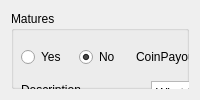
              <widget class="QWidget" name="tab_7">
               <attribute name="title">
                <string>Mature Investment</string>
               </attribute>
               <layout class="QGridLayout" name="gridLayout_16">
                <item row="0" column="0">
                 <widget class="QGroupBox" name="groupBox">
                  <property name="title">
                   <string>Matures</string>
                  </property>
                  <widget class="QPlainTextEdit" name="maturedescription">
                   <property name="geometry">
                    <rect>
                     <x>140</x>
                     <y>70</y>
                     <width>771</width>
                     <height>141</height>
                    </rect>
                   </property>
                   <property name="sizePolicy">
                    <sizepolicy hsizetype="Fixed" vsizetype="Fixed">
                     <horstretch>0</horstretch>
                     <verstretch>0</verstretch>
                    </sizepolicy>
                   </property>
                   <property name="plainText">
                    <string>What the investment will be based on</string>
                   </property>
                  </widget>
                  <widget class="QLabel" name="label_18">
                   <property name="geometry">
                    <rect>
                     <x>10</x>
                     <y>70</y>
                     <width>70</width>
                     <height>18</height>
                    </rect>
                   </property>
                   <property name="text">
                    <string>Description</string>
                   </property>
                  </widget>
                  <widget class="QWidget" name="layoutWidget">
                   <property name="geometry">
                    <rect>
                     <x>10</x>
                     <y>30</y>
                     <width>519</width>
                     <height>32</height>
                    </rect>
                   </property>
                   <layout class="QHBoxLayout" name="horizontalLayout">
                    <item>
                     <layout class="QHBoxLayout" name="horizontalLayout_2">
                      <item>
                       <widget class="QRadioButton" name="matureradio_yes">
                        <property name="text">
                         <string>Yes</string>
                        </property>
                       </widget>
                      </item>
                      <item>
                       <widget class="QRadioButton" name="matureradio_no">
                        <property name="text">
                         <string>No</string>
                        </property>
                        <property name="checked">
                         <bool>true</bool>
                        </property>
                       </widget>
                      </item>
                     </layout>
                    </item>
                    <item>
                     <widget class="QLabel" name="label_9">
                      <property name="text">
                       <string>CoinPayout </string>
                      </property>
                     </widget>
                    </item>
                    <item>
                     <widget class="QDoubleSpinBox" name="coinpayout">
                      <property name="value">
                       <double>1.000000000000000</double>
                      </property>
                     </widget>
                    </item>
                    <item>
                     <widget class="QLabel" name="label_20">
                      <property name="text">
                       <string>Investment Multiplier: 2 is double</string>
                      </property>
                     </widget>
                    </item>
                   </layout>
                  </widget>
                  <widget class="QWidget" name="layoutWidget">
                   <property name="geometry">
                    <rect>
                     <x>490</x>
                     <y>30</y>
                     <width>459</width>
                     <height>38</height>
                    </rect>
                   </property>
                   <layout class="QHBoxLayout" name="horizontalLayout_3">
                    <item>
                     <widget class="QLabel" name="label_10">
                      <property name="text">
                       <string>MaturingDate</string>
                      </property>
                     </widget>
                    </item>
                    <item>
                     <widget class="QSpinBox" name="matureday">
                      <property name="minimum">
                       <number>1</number>
                      </property>
                     </widget>
                    </item>
                    <item>
                     <widget class="QComboBox" name="maturemonth">
                      <item>
                       <property name="text">
                        <string>Jan</string>
                       </property>
                      </item>
                      <item>
                       <property name="text">
                        <string>Feb</string>
                       </property>
                      </item>
                      <item>
                       <property name="text">
                        <string>Mar</string>
                       </property>
                      </item>
                      <item>
                       <property name="text">
                        <string>April</string>
                       </property>
                      </item>
                      <item>
                       <property name="text">
                        <string>May</string>
                       </property>
                      </item>
                      <item>
                       <property name="text">
                        <string>June</string>
                       </property>
                      </item>
                      <item>
                       <property name="text">
                        <string>July</string>
                       </property>
                      </item>
                      <item>
                       <property name="text">
                        <string>Aug</string>
                       </property>
                      </item>
                      <item>
                       <property name="text">
                        <string>September</string>
                       </property>
                      </item>
                      <item>
                       <property name="text">
                        <string>October</string>
                       </property>
                      </item>
                      <item>
                       <property name="text">
                        <string>November</string>
                       </property>
                      </item>
                     </widget>
                    </item>
                    <item>
                     <widget class="QSpinBox" name="matureyear">
                      <property name="maximum">
                       <number>15000</number>
                      </property>
                      <property name="value">
                       <number>2020</number>
                      </property>
                     </widget>
                    </item>
                    <item>
                     <widget class="QTimeEdit" name="maturetime"/>
                    </item>
                   </layout>
                  </widget>
                 </widget>
                </item>
               </layout>
              </widget>
